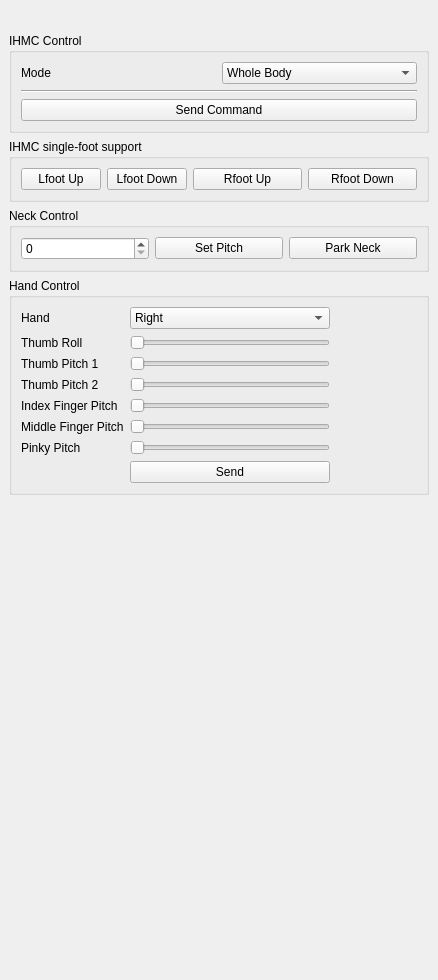
<?xml version="1.0" encoding="UTF-8"?>
<ui version="4.0">
 <class>panel</class>
 <widget class="QWidget" name="panel">
  <property name="geometry">
   <rect>
    <x>0</x>
    <y>0</y>
    <width>438</width>
    <height>980</height>
   </rect>
  </property>
  <property name="windowTitle">
   <string>Valkyrie Driver</string>
  </property>
  <layout class="QVBoxLayout" name="verticalLayout_3">
   <property name="spacing">
    <number>0</number>
   </property>
   <property name="leftMargin">
    <number>0</number>
   </property>
   <property name="topMargin">
    <number>0</number>
   </property>
   <property name="rightMargin">
    <number>0</number>
   </property>
   <property name="bottomMargin">
    <number>0</number>
   </property>
   <item>
    <widget class="QScrollArea" name="scrollArea">
     <property name="sizePolicy">
      <sizepolicy hsizetype="MinimumExpanding" vsizetype="Expanding">
       <horstretch>0</horstretch>
       <verstretch>0</verstretch>
      </sizepolicy>
     </property>
     <property name="frameShape">
      <enum>QFrame::NoFrame</enum>
     </property>
     <property name="horizontalScrollBarPolicy">
      <enum>Qt::ScrollBarAlwaysOff</enum>
     </property>
     <property name="widgetResizable">
      <bool>true</bool>
     </property>
     <widget class="QWidget" name="scrollAreaWidgetContents">
      <property name="geometry">
       <rect>
        <x>0</x>
        <y>0</y>
        <width>438</width>
        <height>980</height>
       </rect>
      </property>
      <layout class="QVBoxLayout" name="verticalLayout_5">
       <item>
        <widget class="QWidget" name="widget" native="true">
         <layout class="QVBoxLayout" name="verticalLayout_2"/>
        </widget>
       </item>
       <item>
        <widget class="QGroupBox" name="advanced">
         <property name="title">
          <string>IHMC Control</string>
         </property>
         <layout class="QVBoxLayout" name="verticalLayout_4">
          <item>
           <layout class="QVBoxLayout" name="verticalLayout">
            <item>
             <layout class="QGridLayout" name="gridLayout">
              <item row="0" column="0">
               <widget class="QLabel" name="label_5">
                <property name="text">
                 <string>Mode</string>
                </property>
               </widget>
              </item>
              <item row="0" column="1">
               <widget class="QComboBox" name="modeBox">
                <item>
                 <property name="text">
                  <string>Whole Body</string>
                 </property>
                </item>
                <item>
                 <property name="text">
                  <string>Left Arm</string>
                 </property>
                </item>
                <item>
                 <property name="text">
                  <string>Right Arm</string>
                 </property>
                </item>
                <item>
                 <property name="text">
                  <string>Both Arms</string>
                 </property>
                </item>
               </widget>
              </item>
             </layout>
            </item>
            <item>
             <layout class="QHBoxLayout" name="horizontalLayout_4"/>
            </item>
            <item>
             <widget class="Line" name="line_3">
              <property name="orientation">
               <enum>Qt::Horizontal</enum>
              </property>
             </widget>
            </item>
            <item>
             <widget class="QPushButton" name="sendButton">
              <property name="text">
               <string>Send Command</string>
              </property>
             </widget>
            </item>
           </layout>
          </item>
         </layout>
        </widget>
       </item>
       <item>
        <widget class="QGroupBox" name="ihmcSingleFootSupportBox">
         <property name="title">
          <string>IHMC single-foot support</string>
         </property>
         <layout class="QHBoxLayout" name="horizontalLayout_3">
          <item>
           <widget class="QPushButton" name="lFootUpButton">
            <property name="sizePolicy">
             <sizepolicy hsizetype="Maximum" vsizetype="Fixed">
              <horstretch>0</horstretch>
              <verstretch>0</verstretch>
             </sizepolicy>
            </property>
            <property name="text">
             <string>Lfoot Up</string>
            </property>
           </widget>
          </item>
          <item>
           <widget class="QPushButton" name="lFootDownButton">
            <property name="sizePolicy">
             <sizepolicy hsizetype="Maximum" vsizetype="Fixed">
              <horstretch>0</horstretch>
              <verstretch>0</verstretch>
             </sizepolicy>
            </property>
            <property name="text">
             <string>Lfoot Down</string>
            </property>
           </widget>
          </item>
          <item>
           <widget class="QPushButton" name="rFootUpButton">
            <property name="text">
             <string>Rfoot Up</string>
            </property>
           </widget>
          </item>
          <item>
           <widget class="QPushButton" name="rFootDownButton">
            <property name="text">
             <string>Rfoot Down</string>
            </property>
           </widget>
          </item>
         </layout>
        </widget>
       </item>
       <item>
        <widget class="QGroupBox" name="neckControlBox">
         <property name="minimumSize">
          <size>
           <width>0</width>
           <height>0</height>
          </size>
         </property>
         <property name="title">
          <string>Neck Control</string>
         </property>
         <layout class="QHBoxLayout" name="horizontalLayout_2">
          <item>
           <widget class="QSpinBox" name="lowerNeckPitchSpinBox">
            <property name="maximum">
             <number>45</number>
            </property>
           </widget>
          </item>
          <item>
           <widget class="QPushButton" name="setNeckPitchButton">
            <property name="text">
             <string>Set Pitch</string>
            </property>
           </widget>
          </item>
          <item>
           <widget class="QPushButton" name="parkNeckButton">
            <property name="text">
             <string>Park Neck</string>
            </property>
           </widget>
          </item>
         </layout>
        </widget>
       </item>
       <item>
        <widget class="QGroupBox" name="handControlBox">
         <property name="title">
          <string>Hand Control</string>
         </property>
         <layout class="QGridLayout" name="gridLayout_2">
          <item row="0" column="0">
           <layout class="QFormLayout" name="formLayout">
            <property name="fieldGrowthPolicy">
             <enum>QFormLayout::AllNonFixedFieldsGrow</enum>
            </property>
            <item row="3" column="0">
             <widget class="QLabel" name="thumbRollLabel">
              <property name="text">
               <string>Thumb Roll</string>
              </property>
             </widget>
            </item>
            <item row="3" column="1">
             <widget class="QSlider" name="thumbRollSlider">
              <property name="maximumSize">
               <size>
                <width>200</width>
                <height>16777215</height>
               </size>
              </property>
              <property name="orientation">
               <enum>Qt::Horizontal</enum>
              </property>
             </widget>
            </item>
            <item row="4" column="0">
             <widget class="QLabel" name="thumbPitch1Label">
              <property name="text">
               <string>Thumb Pitch 1</string>
              </property>
             </widget>
            </item>
            <item row="4" column="1">
             <widget class="QSlider" name="thumbPitch1Slider">
              <property name="maximumSize">
               <size>
                <width>200</width>
                <height>16777215</height>
               </size>
              </property>
              <property name="orientation">
               <enum>Qt::Horizontal</enum>
              </property>
             </widget>
            </item>
            <item row="5" column="0">
             <widget class="QLabel" name="thumbPitch2Label">
              <property name="text">
               <string>Thumb Pitch 2</string>
              </property>
             </widget>
            </item>
            <item row="5" column="1">
             <widget class="QSlider" name="thumbPitch2Slider">
              <property name="maximumSize">
               <size>
                <width>200</width>
                <height>16777215</height>
               </size>
              </property>
              <property name="orientation">
               <enum>Qt::Horizontal</enum>
              </property>
             </widget>
            </item>
            <item row="6" column="0">
             <widget class="QLabel" name="indexFingerPitchLabel">
              <property name="text">
               <string>Index Finger Pitch</string>
              </property>
             </widget>
            </item>
            <item row="6" column="1">
             <widget class="QSlider" name="indexFingerPitchSlider">
              <property name="maximumSize">
               <size>
                <width>200</width>
                <height>16777215</height>
               </size>
              </property>
              <property name="orientation">
               <enum>Qt::Horizontal</enum>
              </property>
             </widget>
            </item>
            <item row="7" column="0">
             <widget class="QLabel" name="middleFingerPitchLabel">
              <property name="text">
               <string>Middle Finger Pitch</string>
              </property>
             </widget>
            </item>
            <item row="7" column="1">
             <widget class="QSlider" name="middleFingerPitchSlider">
              <property name="maximumSize">
               <size>
                <width>200</width>
                <height>16777215</height>
               </size>
              </property>
              <property name="orientation">
               <enum>Qt::Horizontal</enum>
              </property>
             </widget>
            </item>
            <item row="8" column="0">
             <widget class="QLabel" name="pinkyPitchLabel">
              <property name="text">
               <string>Pinky Pitch</string>
              </property>
             </widget>
            </item>
            <item row="8" column="1">
             <widget class="QSlider" name="pinkyPitchSlider">
              <property name="maximumSize">
               <size>
                <width>200</width>
                <height>16777215</height>
               </size>
              </property>
              <property name="orientation">
               <enum>Qt::Horizontal</enum>
              </property>
             </widget>
            </item>
            <item row="12" column="1">
             <widget class="QPushButton" name="sendHandCommandButton">
              <property name="maximumSize">
               <size>
                <width>200</width>
                <height>16777215</height>
               </size>
              </property>
              <property name="text">
               <string>Send</string>
              </property>
             </widget>
            </item>
            <item row="2" column="0">
             <widget class="QLabel" name="handLabel">
              <property name="text">
               <string>Hand</string>
              </property>
             </widget>
            </item>
            <item row="2" column="1">
             <widget class="QComboBox" name="handSelectorComboBox">
              <property name="maximumSize">
               <size>
                <width>200</width>
                <height>16777215</height>
               </size>
              </property>
              <item>
               <property name="text">
                <string>Right</string>
               </property>
              </item>
              <item>
               <property name="text">
                <string>Left</string>
               </property>
              </item>
             </widget>
            </item>
           </layout>
          </item>
         </layout>
        </widget>
       </item>
       <item>
        <spacer name="verticalSpacer">
         <property name="orientation">
          <enum>Qt::Vertical</enum>
         </property>
         <property name="sizeHint" stdset="0">
          <size>
           <width>17</width>
           <height>0</height>
          </size>
         </property>
        </spacer>
       </item>
      </layout>
     </widget>
    </widget>
   </item>
  </layout>
 </widget>
 <resources/>
 <connections/>
</ui>
